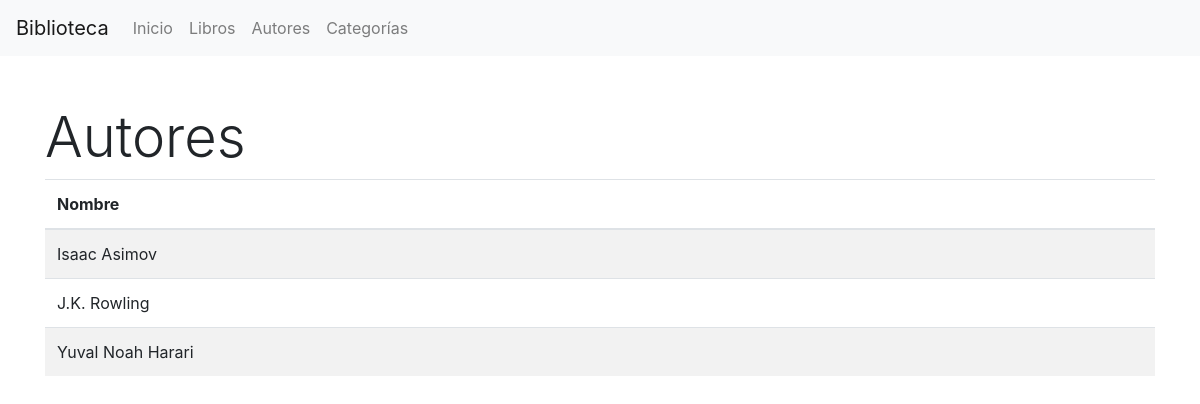
The page /catalogo/autores/ on the database its author committed.
### catalogo/models.py (models this page shows, shortened)
class Autor(models.Model):
    nombre = models.CharField(max_length=200, help_text='Ingrese el nombre del autor')

### catalogo/views.py (the view)
# urls.py: path('autores/', views.autores, name='autores'),
def autores(request):
    autores = Autor.objects.all()
    return render(request, 'catalogo/autores.html', {'autores': autores})

### catalogo/templates/catalogo/autores.html (shortened to what this page needs)
<!DOCTYPE html>
<html lang="es">
<head>
    {% load static %}
    <link rel="stylesheet" href="https://cdn.jsdelivr.net/npm/bootstrap@4.6.2/dist/css/bootstrap.min.css">
</head>
<body>
    <nav class="navbar navbar-expand-lg navbar-light bg-light">
        <a class="navbar-brand" href="{% url 'index' %}">Biblioteca</a>
        <div class="collapse navbar-collapse" id="navbarNav">
            <ul class="navbar-nav">
                <li class="nav-item">
                    <a class="nav-link" href="{% url 'index' %}">Inicio</a>
                </li>
                <li class="nav-item">
                    <a class="nav-link" href="{% url 'libros' %}">Libros</a>
                </li>
                <li class="nav-item">
                    <a class="nav-link" href="{% url 'autores' %}">Autores</a>
                </li>
                <li class="nav-item">
                    <a class="nav-link" href="{% url 'categorias' %}">Categorías</a>
                </li>
            </ul>
        </div>
    </nav>
    <div class="container mt-5">
        <h1 class="display-4">Autores</h1>
        <table class="table table-striped">
            <thead>
                <tr>
                    <th>Nombre</th>
                </tr>
            </thead>
            <tbody>
                {% for autor in autores %}
                <tr>
                    <td>{{ autor.nombre }}</td>
                </tr>
                {% endfor %}
            </tbody>
        </table>
    </div>
</body>
</html>

### rows shown on the page
Autor: nombre "Isaac Asimov"
Autor: nombre "J.K. Rowling"
Autor: nombre "Yuval Noah Harari"
